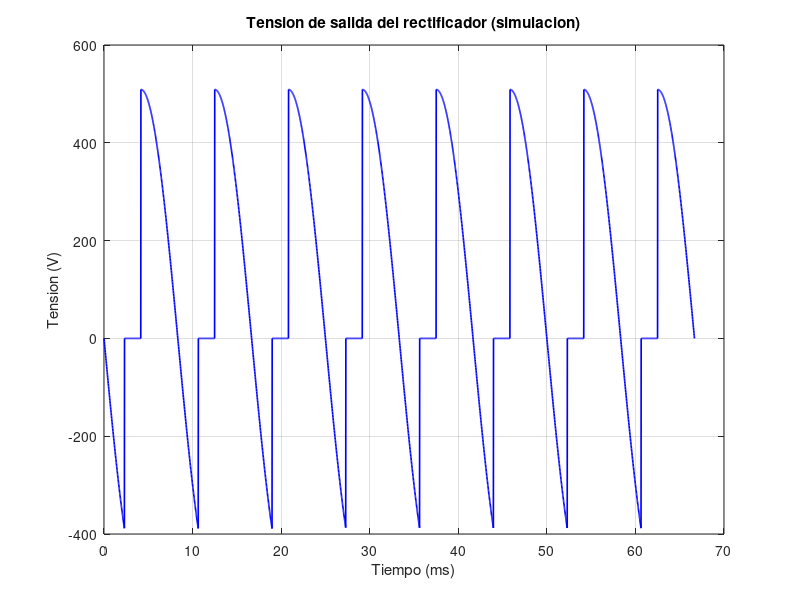

The MATLAB script that drew this image:
Vm=509.12; w=376.991; Im=18.76; phi=0.98; alpha=deg2rad(90); tau=4e-3;
t1=alpha/w; I0=-Im*sin(alpha-phi); T=1/60;
t=linspace(0,4*T,4000); thetaLocal=mod(t-t1,pi/w);
io=max(Im*sin(w*thetaLocal+alpha-phi)+I0*exp(-thetaLocal/tau),0);
vo=(io>1e-9).*Vm.*sin(w*thetaLocal+alpha);
plot(t*1e3,vo,'b','LineWidth',1.2); hold on
title('Tension de salida del rectificador (simulacion)')
xlabel('Tiempo (ms)'); ylabel('Tension (V)')
grid on
